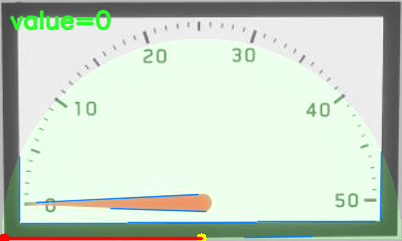
#> input picture debug_result.png, 402 x 241 px
$ python gauge_reader.py debug_result.png
#> lines starting #> are read from the running program, lines starting #| are printed output that depends on the picture; after the words box and inside, x2 and y2 are one past the last pixel; in counts of white or black regions, pixels touching at a corner belong together
from collections import Counter
from pathlib import Path
from typing import Callable, Dict, List, Optional, Sequence, Tuple

import cv2
import numpy as np


# 回调签名统一为：读数 + 调试字典，方便 ROS 发布节点直接复用。
GaugeOutputCallback = Callable[[Optional[int], Dict[str, object]], None]


def _imread_unicode(path: str) -> Optional[np.ndarray]:
#> called with path = 'debug_result.png'
    try:
        data = np.fromfile(path, dtype=np.uint8)
        if data.size == 0:
            return None
        return cv2.imdecode(data, cv2.IMREAD_COLOR)
#> returned value is the input picture: shape (241, 402, 3); mean B, G, R 200.9, 215, 202.1
    except Exception:
        return None


def _auto_crop_black_frame(image: np.ndarray) -> Tuple[np.ndarray, Optional[Tuple[int, int, int, int]]]:
    """在存在外部黑色矩形边框时，自动裁到表盘区域。"""
    h, w = image.shape[:2]
    gray = cv2.cvtColor(image, cv2.COLOR_BGR2GRAY)

    # 把外侧深色边框当作前景，先把表盘主体裁出来。
    _, bin_dark = cv2.threshold(gray, 90, 255, cv2.THRESH_BINARY_INV)
    kernel = cv2.getStructuringElement(cv2.MORPH_RECT, (5, 5))
    bin_dark = cv2.morphologyEx(bin_dark, cv2.MORPH_CLOSE, kernel, iterations=2)

    contours, _ = cv2.findContours(bin_dark, cv2.RETR_EXTERNAL, cv2.CHAIN_APPROX_SIMPLE)
    if not contours:
        return image, None

    best_rect = None
    best_score = -1.0
    img_area = float(h * w)

    for cnt in contours:
        x, y, cw, ch = cv2.boundingRect(cnt)
        area = float(cw * ch)
        if area < img_area * 0.08:
            continue

        aspect = cw / max(ch, 1)
        if aspect < 1.2 or aspect > 4.5:
            continue

        score = area
        if score > best_score:
            best_score = score
            best_rect = (x, y, cw, ch)

    if best_rect is None:
        return image, None

    x, y, cw, ch = best_rect
    pad = 2
    x1 = max(0, x - pad)
    y1 = max(0, y - pad)
    x2 = min(w, x + cw + pad)
    y2 = min(h, y + ch + pad)
    cropped = image[y1:y2, x1:x2].copy()
    return cropped, (x1, y1, x2 - x1, y2 - y1)


def _estimate_center(shape: Tuple[int, int], edge_image: np.ndarray) -> Tuple[int, int]:
    """根据下方水平基线估计圆心，失败时回退到底部中点。"""
    h, w = shape
    fallback = (w // 2, h)

    # 表盘下边缘通常是最明显、最长的水平线。
    lines = cv2.HoughLinesP(
        edge_image,
        rho=1,
        theta=np.pi / 180,
        threshold=25,
        minLineLength=max(30, int(w * 0.35)),
        maxLineGap=8,
    )
    if lines is None:
        return fallback

    best = None
    best_score = -1.0
    for line in lines:
        x1, y1, x2, y2 = line[0]
        dx = abs(x2 - x1)
        dy = abs(y2 - y1)
        if dx < max(30, int(w * 0.25)):
            continue
        if dy > 3:
            continue

        y_avg = 0.5 * (y1 + y2)
        if y_avg < h * 0.6:
            continue

        score = dx + y_avg * 0.25
        if score > best_score:
            best_score = score
            best = (x1, y1, x2, y2)

    if best is None:
        return fallback

    x1, y1, x2, y2 = best
    cy = int(round((y1 + y2) * 0.5))
    cy = int(np.clip(cy, int(h * 0.7), h))
    return (w // 2, cy)


def _analyze_gauge(image: np.ndarray) -> Tuple[Optional[int], dict]:
    """执行完整分析，并返回读数和中间调试结果。"""
    debug = {
        "work_image": None,
        "crop_rect": None,
        "center": None,
        "mask": None,
        "edges": None,
        "edges_roi": None,
        "lines": None,
        "tip": None,
        "value": None,
    }

    if image is None or image.size == 0:
        return None, debug

    if image.ndim != 3 or image.shape[2] != 3:
        return None, debug

    work_image, crop_rect = _auto_crop_black_frame(image)
#> in _auto_crop_black_frame, `_, bin_dark = cv2.threshold(gray, 90, 255, cv2.THRESH_BINARY_INV)`:
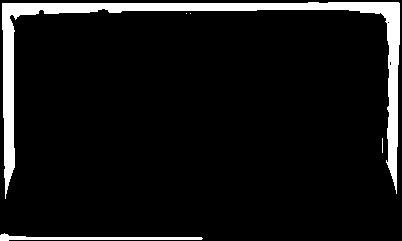
#> bin_dark: shape (241, 402); 8% white; 5 white regions (3 under 20 px), largest, box (x1, y1, x2, y2) and area: (2, 2, 400, 199) 7090, (0, 233, 203, 241) 659
#> in _auto_crop_black_frame, `bin_dark = cv2.morphologyEx(bin_dark, cv2.MORPH_CLOSE, kernel, iterati..`:
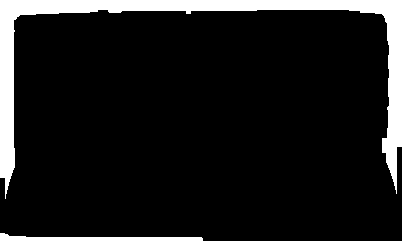
#> bin_dark: shape (241, 402); 10.6% white; 2 white regions
#> in _auto_crop_black_frame, `contours, _ = cv2.findContours(bin_dark, cv2.RETR_EXTERNAL, cv2.CHAIN_..`: contours = 2 contours; box (x1, y1, x2, y2) and area: (0, 0, 402, 199) 8658, (0, 233, 203, 241) 652
#> the loop in _auto_crop_black_frame, `for cnt in contours:` made 2 passes
#> (x, y, cw, ch, area, aspect, score, best_score) on pass 2: (0, 0, 402, 199, 79998, 2.02, 79998, 79998)
#> (x, y, cw, ch, area) on pass 1: (0, 233, 203, 8, 1624)
#> after the loop in _auto_crop_black_frame, `for cnt in contours:`: best_score = 79998
#> in _auto_crop_black_frame, `x1 = max(0, x - pad)`: x1 = 0
#> in _auto_crop_black_frame, `x2 = min(w, x + cw + pad)`: x2 = 402
#> in _auto_crop_black_frame, `y2 = min(h, y + ch + pad)`: y2 = 201
#> in _auto_crop_black_frame, `cropped = image[y1:y2, x1:x2].copy()`:
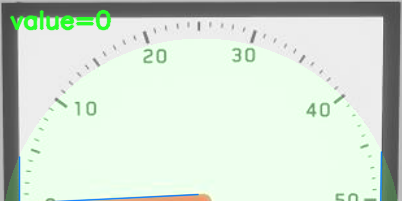
#> cropped: shape (201, 402, 3); mean B, G, R 209.8, 222.6, 209.4
    debug["work_image"] = work_image
    debug["crop_rect"] = crop_rect

    h, w = work_image.shape[:2]
    if h < 20 or w < 20:
        return None, debug

    gray = cv2.cvtColor(work_image, cv2.COLOR_BGR2GRAY)
    blur = cv2.GaussianBlur(gray, (5, 5), 0)

    edges = cv2.Canny(blur, 50, 150)
    debug["edges"] = edges

    center = _estimate_center((h, w), edges)
    debug["center"] = center

    mask = _build_upper_semi_mask((h, w), center)
    edges_roi = cv2.bitwise_and(edges, mask)
    debug["mask"] = mask
    debug["edges_roi"] = edges_roi

    # 忽略底部干扰，只保留上半部分的线段。
    lines = cv2.HoughLinesP(
        edges_roi,
        rho=1,
        theta=np.pi / 180,
        threshold=30,
        minLineLength=max(20, int(min(h, w) * 0.25)),
        maxLineGap=8,
    )
    debug["lines"] = lines

    if lines is None:
        return None, debug

    tip = _line_pointer_tip(
        lines=lines,
        center=center,
        min_len=max(20, float(min(h, w) * 0.25)),
        center_tol=max(10.0, float(min(h, w) * 0.16)),
    )
    debug["tip"] = tip

    if tip is None:
        return None, debug

    value = _tip_to_value(tip, center)
    debug["value"] = value
    return value, debug


def _build_upper_semi_mask(shape: Tuple[int, int], center: Tuple[int, int]) -> np.ndarray:
    """构建上半圆掩膜，用来压制底边干扰。"""
    h, w = shape
    cx, cy = center

    radius = max(1, min(w // 2 - 1, max(1, cy - 1)))

    yy, xx = np.ogrid[:h, :w]
    in_circle = (xx - cx) ** 2 + (yy - cy) ** 2 <= radius ** 2

    upper_region = yy <= cy
    mask = (in_circle & upper_region).astype(np.uint8) * 255
    return mask


def _line_pointer_tip(
    lines: np.ndarray,
    center: Tuple[int, int],
    min_len: float,
    center_tol: float,
) -> Optional[Tuple[int, int]]:
    """从候选线段里选出最像指针的那一条，并返回尖端坐标。"""
    cx, cy = center
    best_len = -1.0
    best_tip = None

    # 合格的指针线段应当足够长，并且有一端靠近估计圆心。
    for line in lines:
        x1, y1, x2, y2 = line[0]
        p1 = np.array([x1, y1], dtype=np.float32)
        p2 = np.array([x2, y2], dtype=np.float32)

        seg_len = float(np.linalg.norm(p1 - p2))
        if seg_len < min_len:
            continue

        d1 = float(np.linalg.norm(p1 - np.array([cx, cy], dtype=np.float32)))
        d2 = float(np.linalg.norm(p2 - np.array([cx, cy], dtype=np.float32)))

        if min(d1, d2) > center_tol:
            continue

        tip = (x2, y2) if d2 > d1 else (x1, y1)

        if seg_len > best_len:
            best_len = seg_len
            best_tip = tip

    return best_tip


def _tip_to_value(tip: Tuple[int, int], center: Tuple[int, int]) -> int:
    """把指针角度映射为 0 到 50 的读数。"""
    cx, cy = center
    tx, ty = tip

    vx = tx - cx
    vy = cy - ty

    angle = np.degrees(np.arctan2(vy, vx))
    angle = float(np.clip(angle, 0.0, 180.0))

    value = (180.0 - angle) / 180.0 * 50.0
    return int(np.clip(round(value), 0, 50))


def read_gauge(image: np.ndarray) -> Optional[int]:
    """读取单张半圆形指针表盘。"""
    value, _ = _analyze_gauge(image)
#> in _analyze_gauge, `work_image, crop_rect = _auto_crop_black_frame(image)`: crop_rect = (0, 0, 402, 201)
#> in _analyze_gauge, `gray = cv2.cvtColor(work_image, cv2.COLOR_BGR2GRAY)`:
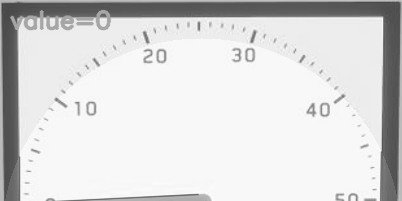
#> gray: shape (201, 402); min 69, max 254, mean 217.3
#> in _analyze_gauge, `edges = cv2.Canny(blur, 50, 150)`:
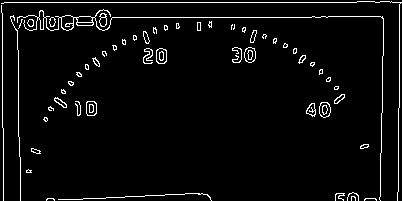
#> edges: shape (201, 402); 4.1% white in thin lines or dots
#> in _estimate_center, `lines = cv2.HoughLinesP( edge_image, rho=1, theta=np.pi / 180, thresho..`: lines = [[4, 2, 356, 2], [91, 17, 327, 17]]
#> the loop in _estimate_center, `for line in lines:` made 2 passes
#> (x1, y1, x2, y2, dx, dy, y_avg) on passes 1 to 2: (4, 2, 356, 2, 352, 0, 2), (91, 17, 327, 17, 236, 0, 17)
#> after the loop in _estimate_center, `for line in lines:`: best_score = -1
#> in _analyze_gauge, `center = _estimate_center((h, w), edges)`: center = (201, 201)
#> in _build_upper_semi_mask, `cx, cy = center`: cx = 201
#> in _build_upper_semi_mask, `radius = max(1, min(w // 2 - 1, max(1, cy - 1)))`: radius = 200
#> in _build_upper_semi_mask, `in_circle = (xx - cx) ** 2 + (yy - cy) ** 2 <= radius ** 2`:
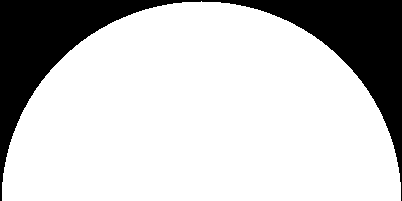
#> in_circle: shape (201, 402) bool; 77.5% white; 1 black region, box (x1, y1, x2, y2) and area: (0, 0, 402, 201) 18188
#> in _analyze_gauge, `edges_roi = cv2.bitwise_and(edges, mask)`:
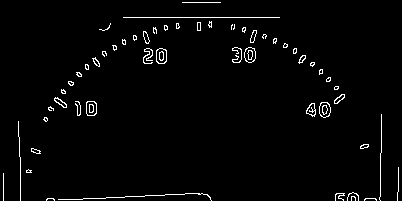
#> edges_roi: shape (201, 402); 2.3% white in thin lines or dots
#> in _analyze_gauge, `lines = cv2.HoughLinesP( edges_roi, rho=1, theta=np.pi / 180, threshol..`: lines = [[123, 17, 279, 17], [69, 199, 202, 193], [48, 108, 105, 51]]
#> in _line_pointer_tip, `cx, cy = center`: cx = 201
#> the loop in _line_pointer_tip, `for line in lines:` made 3 passes
#> (x1, y1, x2, y2, seg_len, d1, d2, best_len) on pass 2: (69, 199, 202, 193, 133.1, 132, 8.06, 133.1)
#> (x1, y1, x2, y2, seg_len, d1, d2) on passes 1, 3: (123, 17, 279, 17, 156, 199.8, 199.8), (48, 108, 105, 51, 80.61, 179, 178.1)
#> after the loop in _line_pointer_tip, `for line in lines:`: best_len = 133.1
#> in _analyze_gauge, `tip = _line_pointer_tip( lines=lines, center=center, min_len=max(20, f..`: tip = (69, 199)
#> in _tip_to_value, `cx, cy = center`: cx = 201
#> in _tip_to_value, `tx, ty = tip`: tx = 69; ty = 199
#> in _tip_to_value, `vx = tx - cx`: vx = -132
#> in _tip_to_value, `vy = cy - ty`: vy = 2
#> in _tip_to_value, `angle = np.degrees(np.arctan2(vy, vx))`: angle = 179.1
#> in _tip_to_value, `value = (180.0 - angle) / 180.0 * 50.0`: value = 0.241
#> in _analyze_gauge, `value = _tip_to_value(tip, center)`: value = 0
#> value = 0
    return value


# [95 lines left out: functions process_gauge_image, process_gauge_image_debug, publish_gauge_result, read_gauge_debug, read_gauge_stable, not called in this run]


if __name__ == "__main__":
    import sys

    args = sys.argv[1:]
    debug_mode = False
    output_path: Optional[str] = None

    if "--debug" in args:
        debug_mode = True
        args.remove("--debug")

    if "--out" in args:
        idx = args.index("--out")
        if idx + 1 >= len(args):
            print("[ERROR] --out requires a file path")
            raise SystemExit(1)
        output_path = args[idx + 1]
        del args[idx : idx + 2]

    if len(args) < 1:
        print("Usage: python gauge_reader.py [--debug] [--out result.txt] <image_path1> [image_path2 ...]")
        raise SystemExit(1)

    images = []
    valid_paths = []
    for p in args:
        img = _imread_unicode(p)
        if img is None:
            print(f"[WARN] Cannot read image: {p}")
            continue
        images.append(img)
        valid_paths.append(p)

    if not images:
        print("No valid images loaded.")
        raise SystemExit(1)

    if len(images) == 1 and debug_mode:
        value, vis = read_gauge_debug(images[0])
        print(value)

        if vis is not None:
            out_path = "debug_result.png"
            ok = cv2.imwrite(out_path, vis)
            if ok:
                print(f"[INFO] Debug image saved to: {out_path}")
            else:
                print("[WARN] Failed to save debug image.")
        else:
            print("[WARN] No debug visualization generated.")

        if output_path is not None:
            Path(output_path).write_text(f"{value}\n", encoding="utf-8")
            print(f"[INFO] Result written to: {output_path}")
    elif len(images) == 1:
        value = read_gauge(images[0])
#> value = 0
        print(value)
#| 0
        if output_path is not None:
            Path(output_path).write_text(f"{value}\n", encoding="utf-8")
            print(f"[INFO] Result written to: {output_path}")
    else:
        # 多帧时取众数，减少偶发误判。
        stable_value = read_gauge_stable(images)
        print(stable_value)

        if output_path is not None:
            Path(output_path).write_text(f"{stable_value}\n", encoding="utf-8")
            print(f"[INFO] Result written to: {output_path}")

        if debug_mode:
            for idx, (img, p) in enumerate(zip(images, valid_paths), start=1):
                v, vis = read_gauge_debug(img)
                out_path = f"debug_result_{idx}.png"
                if vis is not None and cv2.imwrite(out_path, vis):
                    print(f"[INFO] Frame {idx}: value={v}, path={p}, debug={out_path}")
                else:
                    print(f"[INFO] Frame {idx}: value={v}, path={p}, debug=<save_failed>")
